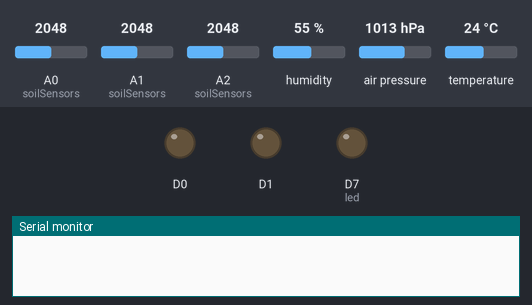
A sketch run on a simulated Particle Photon. Shown: output pins drawn as LEDs (lit = HIGH), the last lines printed to the serial monitor. Inputs (shaded band) come from the test bench; at power-on: A0 (soilSensors) = 2048, A1 (soilSensors) = 2048, A2 (soilSensors) = 2048, humidity 55 %, air pressure 1013 hPa, temperature 24 °C. The local clock reads 2024-03-15 10:24:30 at power-on unless the sketch sets it; pins used as bus, display or sensor lines are not drawn.

Above: at 0.1 s.
At 122.73 s:
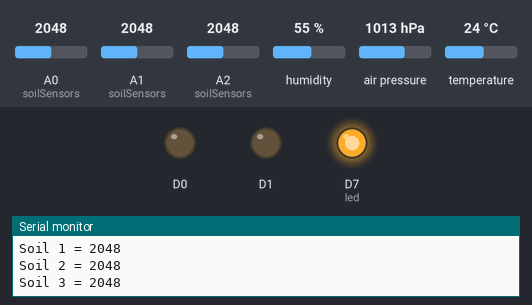
Timing chart, 0 to 124.3 s (numbered marks = the images above):
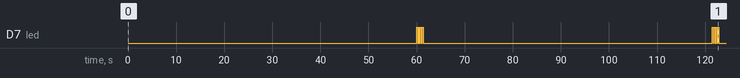

Measured:
- by itself, D7 (led): goes 3 × (HIGH 0.20 s, LOW 0.20 s), HIGH 0.20 s, LOW 60.0 s, 3 × (HIGH 0.20 s, LOW 0.20 s), HIGH 0.20 s, then LOW

The sketch:

plant-monitor.ino
```cpp
#include "Adafruit_Sensor.h"
#include "Adafruit_BME280.h"
#include "elapsedMillis.h"
#include "CircularBuffer.h"

#define SEALEVELPRESSURE_HPA (1013.25)

// control led
const int led = D7;

// main status
int lastSensorStatus = 0, currentSensorStatus = 0;
char publishString[128];
char eventString[10];

// BME280 sensor
Adafruit_BME280 bme;
double temperature = 0;
double pressure = 0;
double altitude = 0;
double humidity = 0;
const double TEMPERATURE_THRESHOLD_LOW = 0; // used for alerts if temp is blow this value

// moisture sensor
const int SOIL_THRESHOLD_LOW = 3150;
struct SoilSensor {
  int sensor;
  int power;
};
SoilSensor soilSensors[3] = {{ A0, D4 }, { A1, D5 }, { A2, D6 }};
CircularBuffer<int, 15> soilBuffer[3];
int soil1 = 2048, soil2 = 2048, soil3 = 2048;

// interval counters for measurement and post
const unsigned int MEASUREMENT_RATE = 60000; // read sensor data every 60 sec
const unsigned int POST_RATE = 60 * 60000; // post data every 60 minutes
elapsedMillis lastMeasurement;
elapsedMillis lastPost;

const unsigned int PUBLISHEVENT_TIME_HOUR = 15; // send events ~ 3pm
boolean particleEventPublished = true;

void setup() {
  Serial.begin(9600);
  Time.zone(1);

  // declare GPIO pins
  pinMode(led, OUTPUT);
  for (unsigned int i = 0; i < sizeof(soilSensors); i++) {
    pinMode(soilSensors[i].sensor, INPUT);
    pinMode(soilSensors[i].power, OUTPUT);
  }

  // init BME280 sensor
  if (!bme.begin()) {
    Serial.println("Could not find a valid BME280 sensor, check wiring!");
    while (1);
  }

  // declare Particle cloud variables
  Particle.variable("temperature", &temperature, DOUBLE);
  Particle.variable("pressure", &pressure, DOUBLE);
  Particle.variable("humidity", &humidity, DOUBLE);
  Particle.variable("soil1", &soil1, INT);
  Particle.variable("soil2", &soil2, INT);
  Particle.variable("soil3", &soil3, INT);
  Particle.variable("status", &currentSensorStatus, INT);
}

void loop() {
    // read sensor data
    if (lastMeasurement > MEASUREMENT_RATE) {
      int currentSensorStatus = readBMESensor();
      delay(200);
      readSoilSensor1();
      delay(200);
      readSoilSensor2();
      delay(200);
      readSoilSensor3();

      dumpSerial();
      postToParticle("sensor");

      // send events to particle cloud used to trigger IFTTT push notification
      if (Time.hour() == PUBLISHEVENT_TIME_HOUR && particleEventPublished == true) {
        postSoilEventToParticle();
        particleEventPublished = false; // only publish once
      }
      if (Time.hour() > PUBLISHEVENT_TIME_HOUR) {
        particleEventPublished = true; // reset publish status
      }
      lastMeasurement = 0;
    }

    // update cloud on timer or sensor data changes
    if (lastPost > POST_RATE || currentSensorStatus != lastSensorStatus) {
      postBMEEventToParticle();
      postToParticle("parse");
      lastPost = 0;
    }

    lastSensorStatus = currentSensorStatus;
}

// post full sensor status to Particle cloud used for Parse.com data storage
void postToParticle(String eventName) {
  sprintf(publishString,"{\"status\": %d, \"temp\": %0.2f, \"pressure\": %0.2f, \"humidity\": %0.2f, \"soil1\": %u, \"soil2\": %u, \"soil3\": %u}",
    currentSensorStatus, temperature, pressure, humidity, soil1, soil2, soil3);
  Particle.publish(eventName, publishString);
}

// post soil sensor low status to Particle cloud used for IFTTT push
void postSoilEventToParticle() {
  if (soil1 < SOIL_THRESHOLD_LOW) {
    Particle.publish("plant_alert", "1");
  }
  if (soil2 < SOIL_THRESHOLD_LOW) {
    Particle.publish("plant_alert", "2");
  }
  if (soil3 < SOIL_THRESHOLD_LOW) {
    Particle.publish("plant_alert", "3");
  }
}

// post BMP temperature sensor low status to Particle cloud used for IFTTT push
void postBMEEventToParticle() {
  if (temperature < TEMPERATURE_THRESHOLD_LOW) {
    sprintf(eventString, "%0.2f °C", temperature);
    Particle.publish("temp_alert", eventString);
  }
}

// read BME280 sensor data
int readBMESensor() {
  double currentTemperature = 0;
  digitalWrite(led, HIGH);
  currentTemperature = bme.readTemperature();
  pressure = bme.readPressure() / 100.0F;
  altitude = bme.readAltitude(SEALEVELPRESSURE_HPA);
  humidity = bme.readHumidity();
  delay(200);
  digitalWrite(led, LOW);

  // calc temp diff for changes at .x level
  int tempDiff = (currentTemperature - temperature)*10;
  temperature = currentTemperature;

  if (tempDiff > 0) {
    return 1; // indicate temp increase above threshold
  } else if (tempDiff < 0){
    return 2; // indicate temp decrease above threshold
  }
  return 0; // indicate normal reading
}

void readSoilSensor1() {
  readSoilSensor(soilSensors[0].sensor, soilSensors[0].power, soil1);
  soilBuffer[0].push(soil1);
}

void readSoilSensor2() {
  readSoilSensor(soilSensors[1].sensor, soilSensors[1].power, soil2);
  soilBuffer[1].push(soil2);
}

void readSoilSensor3() {
  readSoilSensor(soilSensors[2].sensor, soilSensors[2].power, soil3);
  soilBuffer[2].push(soil3);
}

// read soil sensor data
void readSoilSensor(const int soilSensor, const int soilSensorPower, int &soilValue) {
    digitalWrite(led, HIGH);
    digitalWrite(soilSensorPower, HIGH); //turn sensor power on
    delay(100); // give some time to settle
    soilValue = analogRead(soilSensor);
    digitalWrite(soilSensorPower, LOW); //turn sensor power off
    delay(100);
    digitalWrite(led, LOW);
}

void dumpSerial() {
  Serial.printlnf("Temperature = %.2f °C", temperature);
  Serial.printlnf("Pressure = %.2f hPa", pressure);
  Serial.printlnf("Approx. Altitude = %.2f m", altitude);
  Serial.printlnf("Humidity = %.2f %%", humidity);
  Serial.printlnf("Soil 1 = %d", soil1);
  Serial.printlnf("Soil 2 = %d", soil2);
  Serial.printlnf("Soil 3 = %d", soil3);
}
```

CircularBuffer.h
```cpp
#ifndef CIRCULARBUFFER_h
#define CIRCULARBUFFER_h
#include <inttypes.h>

template <typename T, uint16_t Size>
class CircularBuffer {
public:
  void push(T value) {
    cBufferLast_++;
    if(cBufferLast_ >= Size) {
        cBufferLast_ = 0;
    }

    cBufferData[cBufferLast_] = value;

    if(cBufferSize_ < Size) {
        cBufferSize_++;
    }
  }

  T get(uint16_t index) {
    int16_t virtualIndex;
    virtualIndex = cBufferLast_ - index;
    if( virtualIndex < 0 ) {
        virtualIndex += Size;
    }
    return cBufferData[virtualIndex];
  }

  uint16_t size() {
    return cBufferSize_;
  }

private:
  T cBufferData[Size];
  int16_t cBufferLast_;
  uint8_t cBufferSize_;
};

#endif
```
